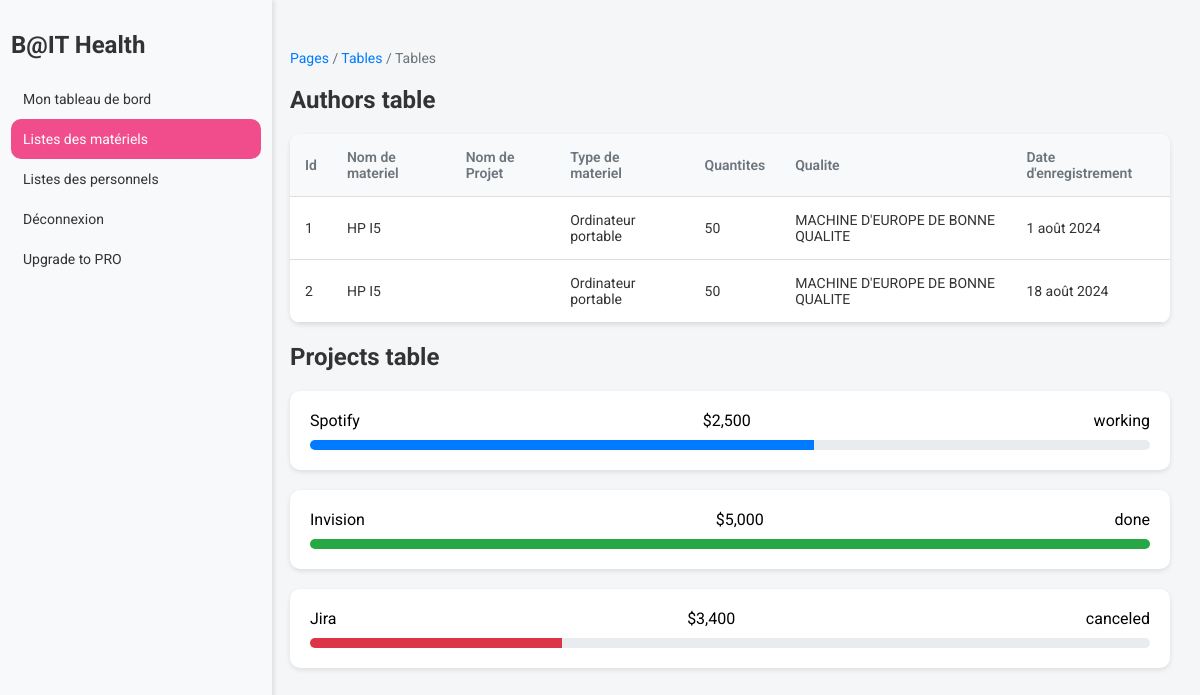
The app's page /materiel with its own data.
### App/models.py (models this page shows, shortened)
class Materiel(models.Model):
    site=models.ForeignKey(Site,on_delete=models.CASCADE,null=True)
    nom_materiel=models.CharField(max_length=100,null=True)
    type_materiel=models.ForeignKey(Typemateriel,on_delete=models.CASCADE,null=True)
    quantite_materiel=models.CharField(max_length=100,null=True)
    qualite=models.CharField(max_length=100,null=True)
    date_d_enregistrement=models.DateField(null=True)

class Typemateriel(models.Model):
    nom_type_materel=models.CharField(max_length=100,null=True)
    def __str__(self):
        return self.nom_type_materel if self.nom_type_materel else "Nom non spécifié"

### App/views.py (the view)
# urls.py: path('materiel',views.liste_materiel,name='liste_materiel' ),
def liste_materiel(request):
    materiels = Materiel.objects.all()
    is_chef_or_admin = request.user.groups.filter(name__in=['Chef', 'Admin']).exists() or request.user.is_superuser
    context = {
        'materiels': materiels,
        'is_chef_or_admin': is_chef_or_admin,
    }
    return render(request, 'materiel.html', context)

### App/templates/materiel.html (shortened to what this page needs)
{% block content %}
{% load static %}
<!DOCTYPE html>
<html lang="en">
<head>
    <link rel="stylesheet" href="{% static 'css/styl.css' %}">
</head>
<body>
    <div class="sidebar">
        <h2>B@IT Health</h2>
        <nav style="text-decoration: none;">
            <a href="{% url 'tableaubord' %}"> Mon tableau de bord</a>
            <a href="#" class="active">Listes des matériels</a>
            <a href="{% url 'liste_personnel' %}">Listes des personnels</a>
            <a href="{% url 'index' %}">Déconnexion</a>
        </nav>
        <div class="sidebar-footer">
            <a href="#" class="upgrade-btn">Upgrade to PRO</a>
        </div>
    </div>
    <div class="table-container">
        <div class="breadcrumb">
            <a href="#">Pages</a> / <a href="#">Tables</a> / Tables
        </div>
        <h2>Authors table</h2>
        <table class="table">
                <thead>
                    <tr>
                        <th>Id</th>
                        <th>Nom de materiel</th>
                        <th>Nom de Projet</th>
                        <th>Type de materiel</th>
                        <th>Quantites</th>
                        <th>Qualite</th>
                        <th>Date d'enregistrement</th>
                    </tr>
                </thead>
                <tbody>
                    {% for mat in materiels %}
                        <tr>
                            <td>{{ mat.id }}</td>
                            <td>{{ mat.nom_materiel }}</td>
                            <td>{{ mat.projet.nom_projet }}</td>
                            <td>{{ mat.type_materiel }}</td>
                            <td>{{ mat.quantite_materiel }}</td>
                            <td>{{ mat.qualite }}</td>
                            <td>{{ mat.date_d_enregistrement }}</td>
                        </tr>
                    {% endfor %}
                </tbody>
            </table>
            <h2>Projects table</h2>
            <div class="card">
                <div class="project-status">
                    <span>Spotify</span>
                    <span>$2,500</span>
                    <span>working</span>
                </div>
                <div class="progress-bar">
                    <span class="working"></span>
                </div>
            </div>
            <div class="card">
                <div class="project-status">
                    <span>Invision</span>
                    <span>$5,000</span>
                    <span>done</span>
                </div>
                <div class="progress-bar">
                    <span class="done"></span>
                </div>
            </div>
            <div class="card">
                <div class="project-status">
                    <span>Jira</span>
                    <span>$3,400</span>
                    <span>canceled</span>
                </div>
                <div class="progress-bar">
                    <span class="canceled"></span>
                </div>
            </div>
        </div>
    </body>
    </html>
    {% endblock %}

### App/static/css/styl.css (style rules this page uses)
.sidebar { background-color: #f8f9fa; width: 250px; height: 100vh; position: fixed; left: 0; top: 0; padding: 11px; box-shadow: 2px 0 5px rgba(0, 0, 0, 0.1); }
.sidebar a { display: block; color: #333; padding: 12px; text-decoration: none; font-size: 14px; transition: background-color 0.3s ease; }
.sidebar .active { background-color: #f14c8b; color: white; border-radius: 10px; }
.table-container { margin-left: 260px; padding: 30px; }
.table { width: 100%; border-collapse: collapse; background-color: #fff; border-radius: 10px; overflow: hidden; box-shadow: 0 2px 5px rgba(0, 0, 0, 0.1); }
.table thead { background-color: #f8f9fa; }
.table th, .table td { padding: 15px; text-align: left; font-size: 14px; border-bottom: 1px solid #ddd; }
.table th { color: #6c757d; font-weight: 600; }
.table td { color: #333; }
.card { background-color: #fff; border-radius: 10px; padding: 20px; box-shadow: 0 2px 5px rgba(0, 0, 0, 0.1); margin-bottom: 20px; }
.project-status { display: flex; justify-content: space-between; align-items: center; margin-bottom: 10px; }
.progress-bar { width: 100%; height: 10px; border-radius: 5px; background-color: #e9ecef; overflow: hidden; }
.progress-bar span { display: block; height: 100%; }
.progress-bar span.working { width: 60%; background-color: #007bff; }
.progress-bar span.done { width: 100%; background-color: #28a745; }
.progress-bar span.canceled { width: 30%; background-color: #dc3545; }
body { font-family: 'Roboto', sans-serif; background-color: #f4f6f8; margin: 0; padding: 0; }
h2 { font-size: 24px; color: #333; margin-bottom: 20px; }
.breadcrumb { margin-bottom: 20px; font-size: 14px; color: #6c757d; }
.breadcrumb a { color: #007bff; text-decoration: none; }
.table-container { margin-top: 20px; }

### records on screen
Materiel: id "1", nom_materiel "HP I5", type_materiel "Ordinateur portable", quantite_materiel "50", qualite "MACHINE D'EUROPE DE BONNE QUALITE", date_d_enregistrement "1 août 2024"
Materiel: id "2", nom_materiel "HP I5", type_materiel "Ordinateur portable", quantite_materiel "50", qualite "MACHINE D'EUROPE DE BONNE QUALITE", date_d_enregistrement "18 août 2024"
